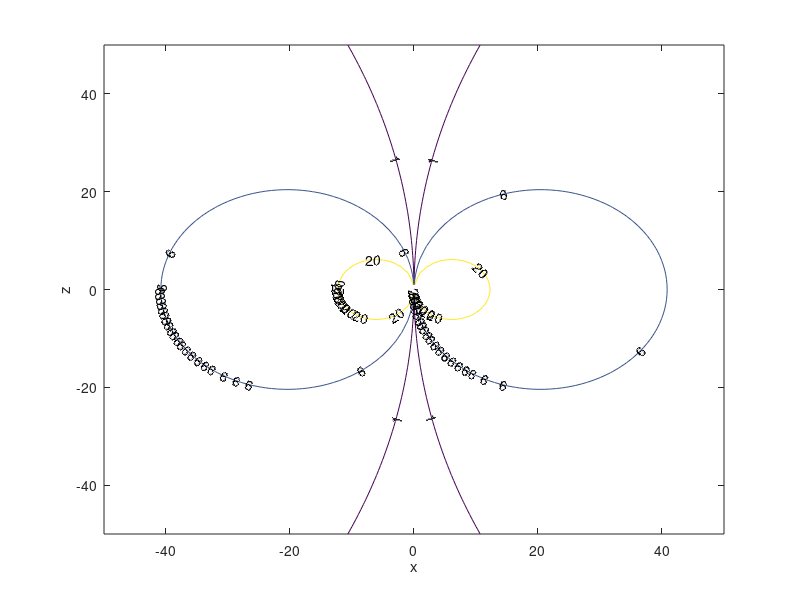

MATLAB code to generate this figure:
close all
clear all
clc

x=-50:1:50;
z=-50:1:50;

[X, Z]=meshgrid(x, z);
Pt=10;
n=377;
Rxz=sqrt((X).^2+(Z).^2);
G=10.*(X)./(Rxz);
Exz=abs(sqrt((n.*Pt.*G.^2)./(2.*pi.*Rxz.^2)));

figure
c = contour(X, Z, Exz, [1 6 20]);
xlabel('x');ylabel('z');clabel(c);